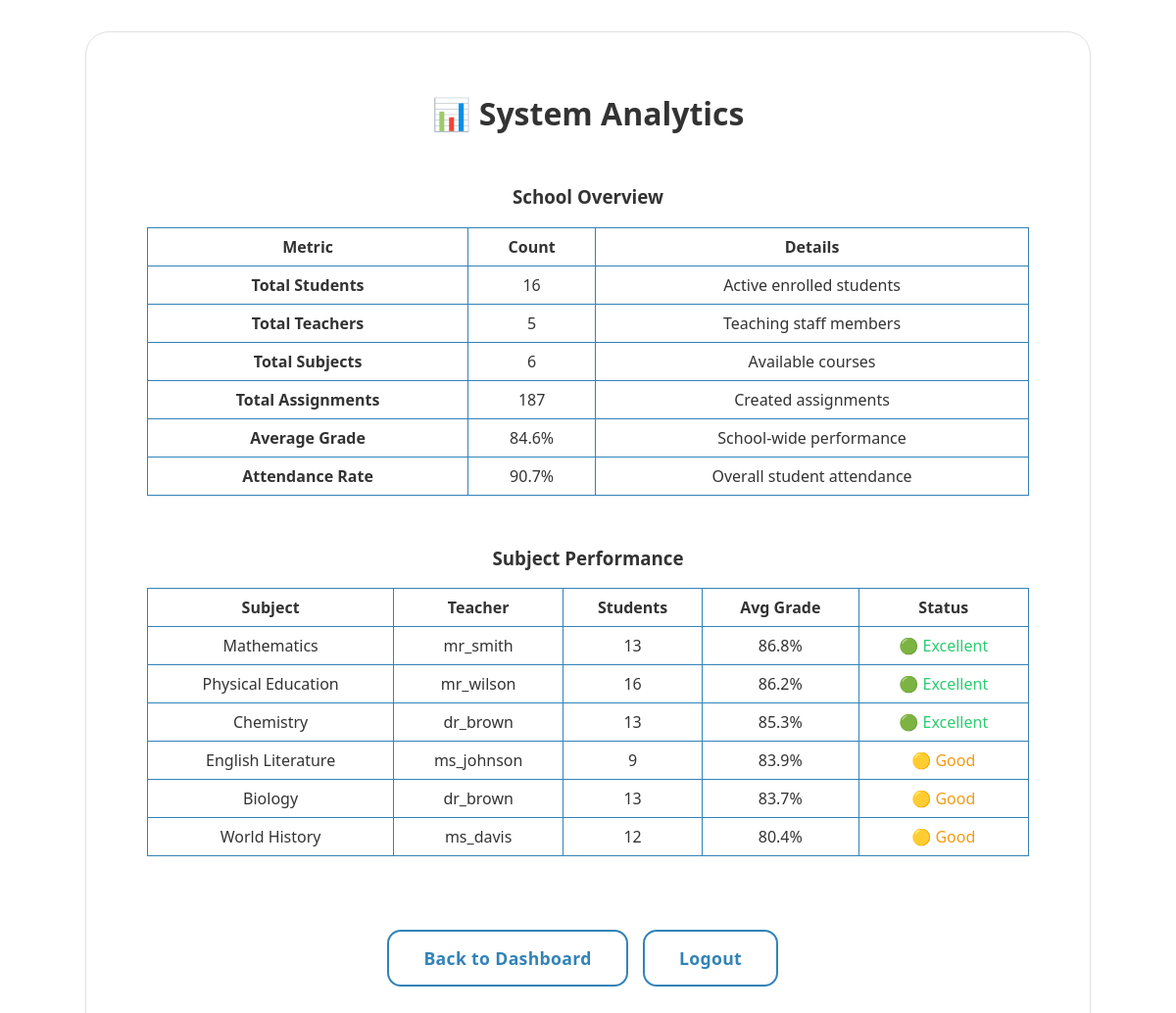
The app's page /system_analytics (signed in) with its own data.
### tables this page shows
CREATE TABLE subjects (
    id INTEGER PRIMARY KEY,
    name TEXT,
    teacher_id INTEGER REFERENCES users(id)
);

### app.py (the view)
@app.route('/system_analytics')
def system_analytics():
    if not is_admin():
        return redirect(url_for('login'))
    conn = get_db()
    cur = conn.cursor()
    cur.execute("SELECT COUNT(*) FROM users WHERE role='student'")
    total_students = cur.fetchone()[0]
    cur.execute("SELECT COUNT(*) FROM users WHERE role='teacher'")
    total_teachers = cur.fetchone()[0]
    cur.execute("SELECT COUNT(*) FROM subjects")
    total_subjects = cur.fetchone()[0]
    cur.execute("SELECT COUNT(*) FROM assignments")
    total_assignments = cur.fetchone()[0]
    cur.execute("SELECT AVG(grade) FROM assignments WHERE grade IS NOT NULL")
    avg_grade = cur.fetchone()[0] or 0
    cur.execute("SELECT AVG(present) FROM attendance")
    attendance_rate = (cur.fetchone()[0] or 0) * 100
    cur.execute("""
        SELECT s.name,
               u.username as teacher_name,
               AVG(a.grade) as avg_grade,
               COUNT(DISTINCT a.id) as assignment_count,
               COUNT(DISTINCT e.user_id) as student_count
        FROM subjects s
        LEFT JOIN users u ON s.teacher_id = u.id
        LEFT JOIN assignments a ON s.id = a.subject_id AND a.grade IS NOT NULL
        LEFT JOIN enrollments e ON s.id = e.subject_id
        GROUP BY s.id, s.name, u.username
        ORDER BY avg_grade DESC
    """)
    subject_performance = cur.fetchall()
    return render_template('system_analytics.html',
                         total_students=total_students,
                         total_teachers=total_teachers,
                         total_subjects=total_subjects,
                         total_assignments=total_assignments,
                         avg_grade=round(avg_grade, 1),
                         attendance_rate=round(attendance_rate, 1),
                         subject_performance=subject_performance)

### app.py (called while the page is built)
def is_admin():
    return session.get('role') == 'admin'

### templates/system_analytics.html (shortened to what this page needs)
<!DOCTYPE html>
<html>
<head>
    <link rel="stylesheet" href="/static/styles.css">
</head>
<body>
    <div class="center-wrapper">
        <div class="dashboard-container card-3d">
            <h1>📊 System Analytics</h1>
            <div class="table-wrapper">
                <h3>School Overview</h3>
                <table>
                    <thead>
                        <tr>
                            <th>Metric</th>
                            <th>Count</th>
                            <th>Details</th>
                        </tr>
                    </thead>
                    <tbody>
                        <tr>
                            <td><strong>Total Students</strong></td>
                            <td>{{ total_students }}</td>
                            <td>Active enrolled students</td>
                        </tr>
                        <tr>
                            <td><strong>Total Teachers</strong></td>
                            <td>{{ total_teachers }}</td>
                            <td>Teaching staff members</td>
                        </tr>
                        <tr>
                            <td><strong>Total Subjects</strong></td>
                            <td>{{ total_subjects }}</td>
                            <td>Available courses</td>
                        </tr>
                        <tr>
                            <td><strong>Total Assignments</strong></td>
                            <td>{{ total_assignments }}</td>
                            <td>Created assignments</td>
                        </tr>
                        <tr>
                            <td><strong>Average Grade</strong></td>
                            <td>{{ avg_grade|round(1) }}%</td>
                            <td>School-wide performance</td>
                        </tr>
                        <tr>
                            <td><strong>Attendance Rate</strong></td>
                            <td>{{ attendance_rate|round(1) }}%</td>
                            <td>Overall student attendance</td>
                        </tr>
                    </tbody>
                </table>
            </div>
            {% if subject_performance %}
            <div class="table-wrapper">
                <h3>Subject Performance</h3>
                <table>
                    <thead>
                        <tr>
                            <th>Subject</th>
                            <th>Teacher</th>
                            <th>Students</th>
                            <th>Avg Grade</th>
                            <th>Status</th>
                        </tr>
                    </thead>
                    <tbody>
                        {% for subject in subject_performance %}
                        <tr>
                            <td>{{ subject.name }}</td>
                            <td>{{ subject.teacher_name or 'Not Assigned' }}</td>
                            <td>{{ subject.student_count }}</td>
                            <td>{{ subject.avg_grade|round(1) }}%</td>
                            <td>
                                {% if subject.avg_grade >= 85 %}
                                    <span style="color: #2ECC71;">🟢 Excellent</span>
                                {% elif subject.avg_grade >= 75 %}
                                    <span style="color: #F39C12;">🟡 Good</span>
                                {% else %}
                                    <span style="color: #E74C3C;">🔴 Needs Attention</span>
                                {% endif %}
                            </td>
                        </tr>
                        {% endfor %}
                    </tbody>
                </table>
            </div>
            {% endif %}
            <div class="action-buttons">
                <a class="btn-3d" href="/admin">Back to Dashboard</a>
                <a class="btn-3d" href="/logout">Logout</a>
            </div>
        </div>
    </div>
</body>
</html>

### static/styles.css (style rules this page uses)
body { background: #ffffff; font-family: 'Segoe UI', 'Arial', sans-serif; color: hsl(0, 0%, 15%); margin: 0; padding: 0; min-height: 100vh; }
.dashboard-container { padding: 2.5em 2em; background: #ffffff; border-radius: 24px; max-width: 1200px; box-shadow: 0 8px 32px rgba(255, 255, 255, 0.3), 0 0 0 1px rgba(255, 255, 255, 0.1); width: 90%; margin: 2em auto; display: flex; flex-direction: column; align-items: center; border: 1px solid #e0e0e0; }
.center-wrapper { display: flex; align-items: center; justify-content: center; min-height: 100vh; }
.card-3d { background: #ffffff; border-radius: 24px; box-shadow: 0 6px 24px rgba(255, 255, 255, 0.3), 0 0 0 1px rgba(255, 255, 255, 0.1); width: 80%; border: 1px solid #e0e0e0; }
h1, h2, h3 { color: #333333; text-align: center; margin-bottom: 1em; text-decoration: none; }
.btn-3d { background: #ffffff; color: hsl(204, 57%, 46%); border: 2px solid hsl(204, 57%, 46%); border-radius: 14px; padding: 0.85em 2em; font-size: 1.1em; font-weight: 600; box-shadow: 0 6px 20px rgba(255, 255, 255, 0.3); transition: transform 0.12s, box-shadow 0.12s; cursor: pointer; letter-spacing: 0.02em; margin: 0.6em 0.6em 0.6em 0; display: inline-block; text-align: center; text-decoration: none; }
.action-buttons { margin-top: 2em; text-align: center; }
.table-wrapper { width: 100%; max-width: 900px; overflow-x: auto; margin: 0 auto; }
table { width: 100%; max-width: 900px; border-collapse: collapse; margin: 1em auto 2em; }
th, td { padding: 8px; border: 1px solid hsl(204, 57%, 46%); text-align: center; text-decoration: none; color: #333333; }
.dashboard-container { max-width: 1200px; margin: 2em auto; padding: 2.5em 2em; }

### records on screen
subjects: name "Mathematics", teacher_name "mr_smith", student_count "13", avg_grade "86.8", shows "🟢 Excellent"
subjects: name "Physical Education", teacher_name "mr_wilson", student_count "16", avg_grade "86.2", shows "🟢 Excellent"
subjects: name "Chemistry", teacher_name "dr_brown", student_count "13", avg_grade "85.3", shows "🟢 Excellent"
subjects: name "English Literature", teacher_name "ms_johnson", student_count "9", avg_grade "83.9", shows "🟡 Good"
subjects: name "Biology", teacher_name "dr_brown", student_count "13", avg_grade "83.7", shows "🟡 Good"
subjects: name "World History", teacher_name "ms_davis", student_count "12", avg_grade "80.4", shows "🟡 Good"

### other values on screen
{{ total_students }} "16"
{{ total_teachers }} "5"
{{ total_subjects }} "6"
{{ total_assignments }} "187"
{{ avg_grade|round(1) }} "84.6"
{{ attendance_rate|round(1) }} "90.7"
